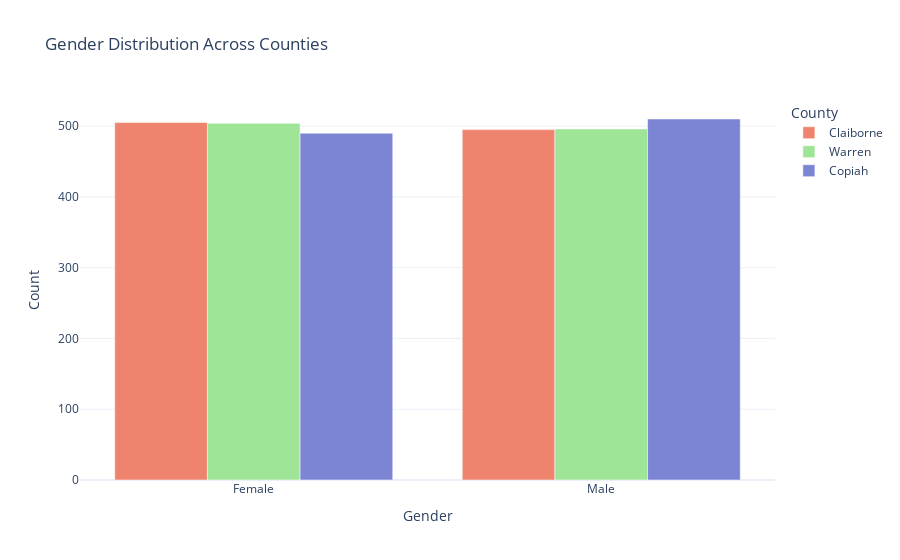

The code cell stored with this chart in its notebook:
### Code cell
# Comparison of gender distributions across the three counties

# Count occurrences of each Gender per County
race_counts = combined_df.groupby(['Gender', 'County']).size().reset_index(name='Count')

# Create the bar chart with explicit counts
fig = px.bar(
    race_counts,
    x='Gender',
    y='Count',  # Explicitly set Y to Count
    color='County',
    barmode='group',
    title='Gender Distribution Across Counties',
    labels={'Gender': 'Gender', 'Count': 'Count'},
    category_orders={"County": ["Claiborne", "Warren", "Copiah"]},
    template='plotly_white',
    color_discrete_map={'Claiborne': '#ee836e', 'Warren': '#9fe598', 'Copiah': '#7b85d4'}
)

fig.update_layout(xaxis_title="Gender", yaxis_title="Count")
fig.show()

### Figure 1 — Plotly figure (JSON) as saved in the notebook; plotly's stock layout.template omitted (floating-point values rounded to 4 significant figures)
{"data": [{"alignmentgroup": "True", "hovertemplate": "County=Claiborne<br>Gender=%{x}<br>Count=%{y}<extra></extra>", "legendgroup": "Claiborne", "marker": {"color": "#ee836e", "pattern": {"shape": ""}}, "name": "Claiborne", "offsetgroup": "Claiborne", "orientation": "v", "showlegend": true, "textposition": "auto", "type": "bar", "x": ["Female", "Male"], "xaxis": "x", "y": [505, 495], "yaxis": "y"}, {"alignmentgroup": "True", "hovertemplate": "County=Warren<br>Gender=%{x}<br>Count=%{y}<extra></extra>", "legendgroup": "Warren", "marker": {"color": "#9fe598", "pattern": {"shape": ""}}, "name": "Warren", "offsetgroup": "Warren", "orientation": "v", "showlegend": true, "textposition": "auto", "type": "bar", "x": ["Female", "Male"], "xaxis": "x", "y": [504, 496], "yaxis": "y"}, {"alignmentgroup": "True", "hovertemplate": "County=Copiah<br>Gender=%{x}<br>Count=%{y}<extra></extra>", "legendgroup": "Copiah", "marker": {"color": "#7b85d4", "pattern": {"shape": ""}}, "name": "Copiah", "offsetgroup": "Copiah", "orientation": "v", "showlegend": true, "textposition": "auto", "type": "bar", "x": ["Female", "Male"], "xaxis": "x", "y": [490, 510], "yaxis": "y"}], "layout": {"barmode": "group", "legend": {"title": {"text": "County"}, "tracegroupgap": 0}, "title": {"text": "Gender Distribution Across Counties"}, "xaxis": {"anchor": "y", "domain": [0, 1], "title": {"text": "Gender"}}, "yaxis": {"anchor": "x", "domain": [0, 1], "title": {"text": "Count"}}}}
